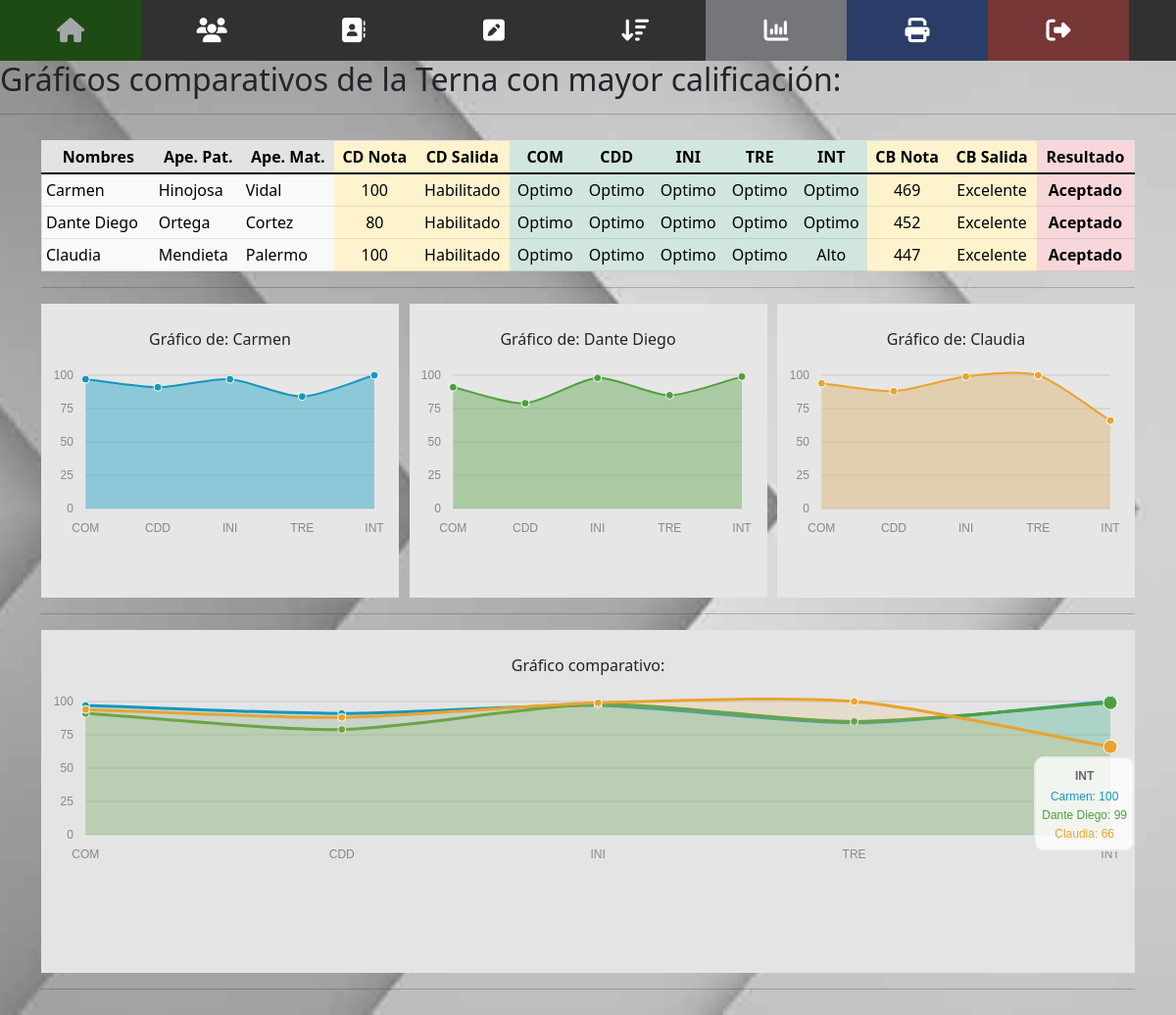
Page /graficos.php (signed in) on the committed database.
### tables this page shows
CREATE TABLE `evaluacion` (
  `id` int(11) NOT NULL AUTO_INCREMENT,
  `id_postulante` int(11) NOT NULL,
  `vcd_fap` int(11) NOT NULL DEFAULT '0',
  `vcd_fas` int(11) NOT NULL DEFAULT '0',
  `vcd_elg` int(11) NOT NULL DEFAULT '0',
  `vcd_ele` int(11) NOT NULL DEFAULT '0',
  `vcd_cte` int(11) NOT NULL DEFAULT '0',
  `vcd_suma` int(11) NOT NULL DEFAULT '0',
  `vcd_salida` varchar(50) NOT NULL DEFAULT '0',
  `vcb_com` varchar(50) NOT NULL DEFAULT '0',
  `vcb_cdd` varchar(50) NOT NULL DEFAULT '0',
  `vcb_ini` varchar(50) NOT NULL DEFAULT '0',
  `vcb_tre` varchar(50) NOT NULL DEFAULT '0',
  `vcb_int` varchar(50) NOT NULL DEFAULT '0',
  `vcb_suma` int(11) NOT NULL DEFAULT '0',
  `vcb_salida` varchar(50) NOT NULL DEFAULT '0',
  `resultado` varchar(50) NOT NULL DEFAULT '0',
  PRIMARY KEY (`id`),
  KEY `FK_34` (`id_postulante`),
  CONSTRAINT `FK_32` FOREIGN KEY (`id_postulante`) REFERENCES `postulantes` (`id`) ON DELETE CASCADE ON UPDATE CASCADE
);

CREATE TABLE `postulantes` (
  `id` int(11) NOT NULL AUTO_INCREMENT,
  `nombres` varchar(50) NOT NULL,
  `ape_paterno` varchar(50) NOT NULL,
  `ape_materno` varchar(50) NOT NULL,
  `ci` varchar(10) NOT NULL,
  `edad` varchar(5) NOT NULL,
  `telefono` varchar(10) NOT NULL,
  `estado` varchar(50) DEFAULT 'Sin Evaluar',
  PRIMARY KEY (`id`)
);

### graficos.php (the view, shortened to what this page needs)
<?php
include 'config.php';
$query =
    'SELECT * FROM postulantes p INNER JOIN evaluacion e ON p.id = e.id_postulante ORDER BY vcb_suma DESC';
$result = mysqli_query($mysqli, $query);
?>
<!DOCTYPE html>
<html lang="es">
<head>
	<link rel="stylesheet" type="text/css" href="css/estilos.css" />
    <link rel="stylesheet" href="../libs/morris.css" />
	<link href="css/bootstrap.min.css" rel="stylesheet">
</head>
<body>
	<div class="icon-bar">
	<a href="home.php" class="hogar"><i class="fa fa-home" aria-hidden="true"></i></a>
	<a href="users.php"><i class="fa fa-users" aria-hidden="true"></i></a>
	<a href="registration.php"><i class="fa fa-address-book" aria-hidden="true"></i></a>
	<a href="evaluacion.php"><i class="fa fa-pencil-square" aria-hidden="true"></i></a>
	<a href="resultados.php"><i class="fa fa-sort-amount-desc" aria-hidden="true"></i></a>
	<a class="active" href="graficos.php"><i class="fa fa-bar-chart" aria-hidden="true"></i></a>
	<a href="print_terna.php" target="_blank" class="imprimir" ><i class="fa fa-print"></i></a>
	<a href="logout.php" class="salir"><i class="fa fa-sign-out" aria-hidden="true"></i></a>
	</div>
	<div id="fondo2">
		<h2> Gráficos comparativos de la Terna con mayor calificación: </h2>
		<hr/>
		<div class="container">
		<?php
				echo "<table border='1' class='table table-hover table-sm table-light'>
							<thead class='table-secondary'>
							<tr>
								<th class='text-center'>Nombres</th>
								<th class='text-center'>Ape. Pat.</th>
								<th class='text-center'>Ape. Mat.</th>
								<th class='table-warning text-center'>CD Nota</th>
								<th class='table-warning text-center'>CD Salida</th>
								<th class='table-success text-center'>COM</th>
								<th class='table-success text-center'>CDD</th>
								<th class='table-success text-center'>INI</th>
								<th class='table-success text-center'>TRE</th>
								<th class='table-success text-center'>INT</th>
								<th class='table-warning text-center'>CB Nota</th>
								<th class='table-warning text-center'>CB Salida</th>
								<th class='table-danger text-center'>Resultado</th>
							</tr>
							</thead>";
							$cont = 1;
				while (($row = mysqli_fetch_array($result)) and $cont <= 3) {
					if ($cont == 1) {
						$var1 = $row['id'] - 4;
					} elseif ($cont == 2) {
						$var2 = $row['id'] - 4;
					} else {
						$var3 = $row['id'] - 4;
					}
					echo '<tr>';
					echo '<td>' . $row['nombres'] . '</td>';
					echo '<td>' . $row['ape_paterno'] . '</td>';
					echo '<td>' . $row['ape_materno'] . '</td>';
					echo '<td class="table-warning text-center">' .
						$row['vcd_suma'] .
						'</td>';
					echo '<td class="table-warning text-center">' .
						$row['vcd_salida'] .
						'</td>';
					echo '<td class="table-success text-center">' . $row['vcb_com'] . '</td>';
					echo '<td class="table-success text-center">' . $row['vcb_cdd'] . '</td>';
					echo '<td class="table-success text-center">' . $row['vcb_ini'] . '</td>';
					echo '<td class="table-success text-center">' . $row['vcb_tre'] . '</td>';
					echo '<td class="table-success text-center">' . $row['vcb_int'] . '</td>';
					echo '<td class="table-warning text-center">' .
						$row['vcb_suma'] .
						'</td>';
					echo '<td class="table-warning text-center">' .
						$row['vcb_salida'] .
						'</td>';
					echo '<td class="table-danger text-center bold">' .
						$row['resultado'] .
						'</td>';
					echo '</tr>';
					$cont = $cont + 1;
				}
				echo '</table>';
				?>
				<hr/>
				<div id="container2">
					<div id="left"><br>Gráfico de:
						<?php
						$sql = 'SELECT * FROM postulantes WHERE id=' . $var1;
						$resultado = mysqli_query($mysqli, $sql);
						$fila = mysqli_fetch_array($resultado);
						echo $fila['nombres'];
						?>
						<div id="graf_postulante1" style="height: 200px"></div>
					</div>
					<div id="center"><br>Gráfico de:
						<?php
						$sql = 'SELECT * FROM postulantes WHERE id=' . $var2;
						$resultado = mysqli_query($mysqli, $sql);
						$fila = mysqli_fetch_array($resultado);
						echo $fila['nombres'];
			      ?>
			      <div id="graf_postulante2" style="height: 200px"></div>
          </div>
		      <div id="right"><br>Gráfico de:
			      <?php
				    $sql = 'SELECT * FROM postulantes WHERE id=' . $var3;
				    $resultado = mysqli_query($mysqli, $sql);
				    $fila = mysqli_fetch_array($resultado);
				    echo $fila['nombres'];
			      ?>
			      <div id="graf_postulante3" style="height: 200px"></div>
		      </div>
		<hr>
  		    <div id="center2"><br>Gráfico comparativo:
    		    <div id="graf_comp" style="height: 200px"></div>
		      </div>
		<hr>
	</div>
</body>
</html>

### css/estilos.css (style rules this page uses)
.container { padding: 10px; }
.icon-bar { width: 100%; background-color: #323030; overflow: auto; }
.icon-bar a { float: left; width: 12%; text-align: center; padding: 12px 0; transition: all 0.3s ease; color: white; font-size: 25px; }
.active { background-color: #75767A !important; color: red; }
.salir { background-color: #773636 !important; color: #cf0101; }
.imprimir { background-color: #293d68 !important; color: #2001cf; }
.hogar { background-color: #1e4b13 !important; color: #2001cf; }
#fondo2 { background-image: url(../img/fondo_01.jpg); background-repeat: no-repeat; background-position: center center; background-size: cover; background-attachment: fixed; }
.bold { font-weight:bold; }
#container2 { width:100%; text-align:center; }
#left { float:left; width:365px; height: 300px; background: #e6e6e6; }
#center { display: inline-block; margin: 0 auto; width:365px; height: 300px; background: #e6e6e6; }
#right { float:right; width:365px; height: 300px; background: #e6e6e6; }
#center2 { display: inline-block; margin: 0 auto; width:100%; height: 350px; background: #e4e4e4; }

### rows in the picture
evaluacion: id_postulante.nombres "Carmen", id_postulante.ape_paterno "Hinojosa", id_postulante.ape_materno "Vidal", vcd_suma "100", vcd_salida "Habilitado", vcb_com "Optimo", vcb_cdd "Optimo", vcb_ini "Optimo", vcb_tre "Optimo", vcb_int "Optimo", vcb_suma "469", vcb_salida "Excelente", resultado "Aceptado"
evaluacion: id_postulante.nombres "Dante Diego", id_postulante.ape_paterno "Ortega", id_postulante.ape_materno "Cortez", vcd_suma "80", vcd_salida "Habilitado", vcb_com "Optimo", vcb_cdd "Optimo", vcb_ini "Optimo", vcb_tre "Optimo", vcb_int "Optimo", vcb_suma "452", vcb_salida "Excelente", resultado "Aceptado"
evaluacion: id_postulante.nombres "Claudia", id_postulante.ape_paterno "Mendieta", id_postulante.ape_materno "Palermo", vcd_suma "100", vcd_salida "Habilitado", vcb_com "Optimo", vcb_cdd "Optimo", vcb_ini "Optimo", vcb_tre "Optimo", vcb_int "Alto", vcb_suma "447", vcb_salida "Excelente", resultado "Aceptado"
postulantes: nombres "Carmen"
postulantes: nombres "Dante Diego"
postulantes: nombres "Claudia"
